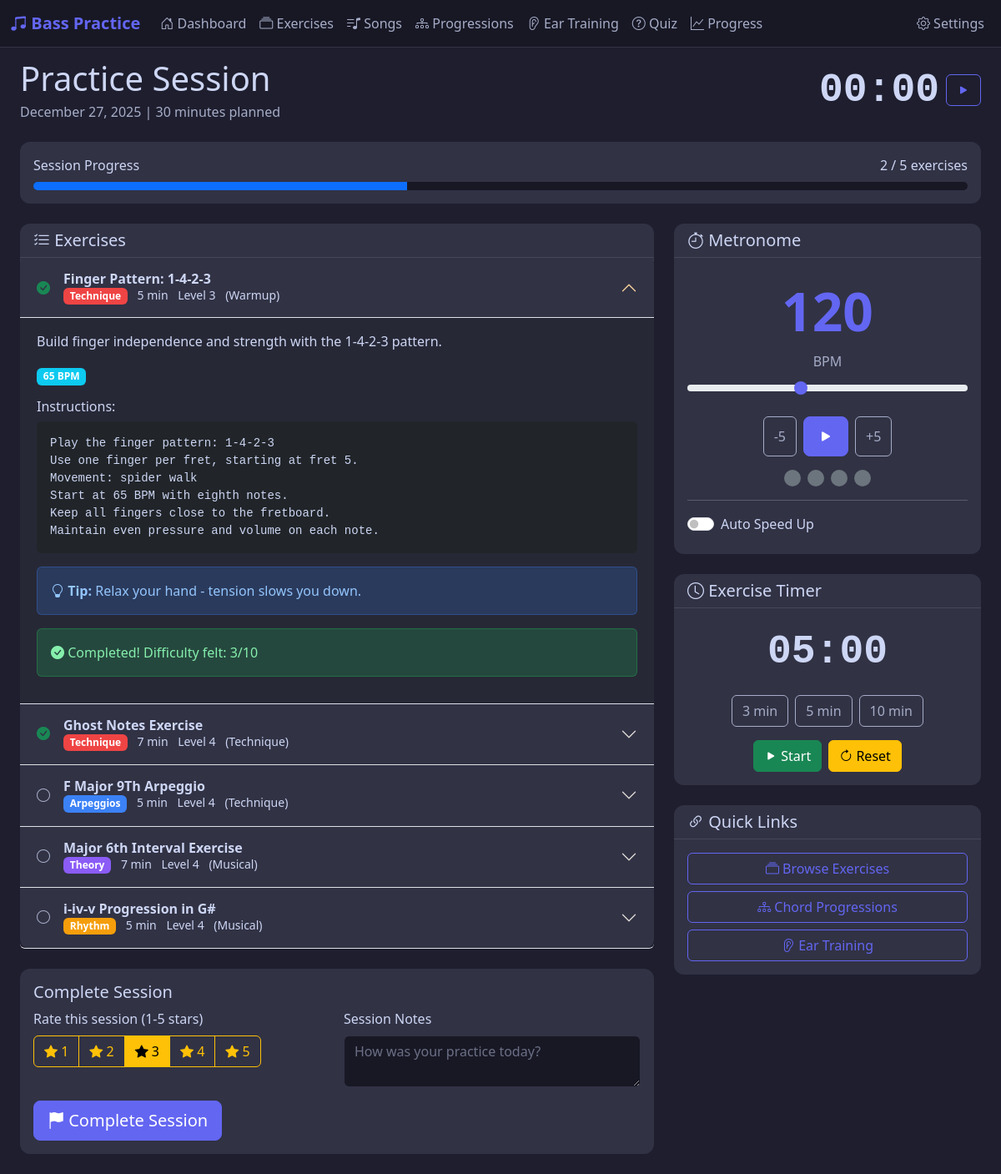
Before: /practice/1 with the older database file.
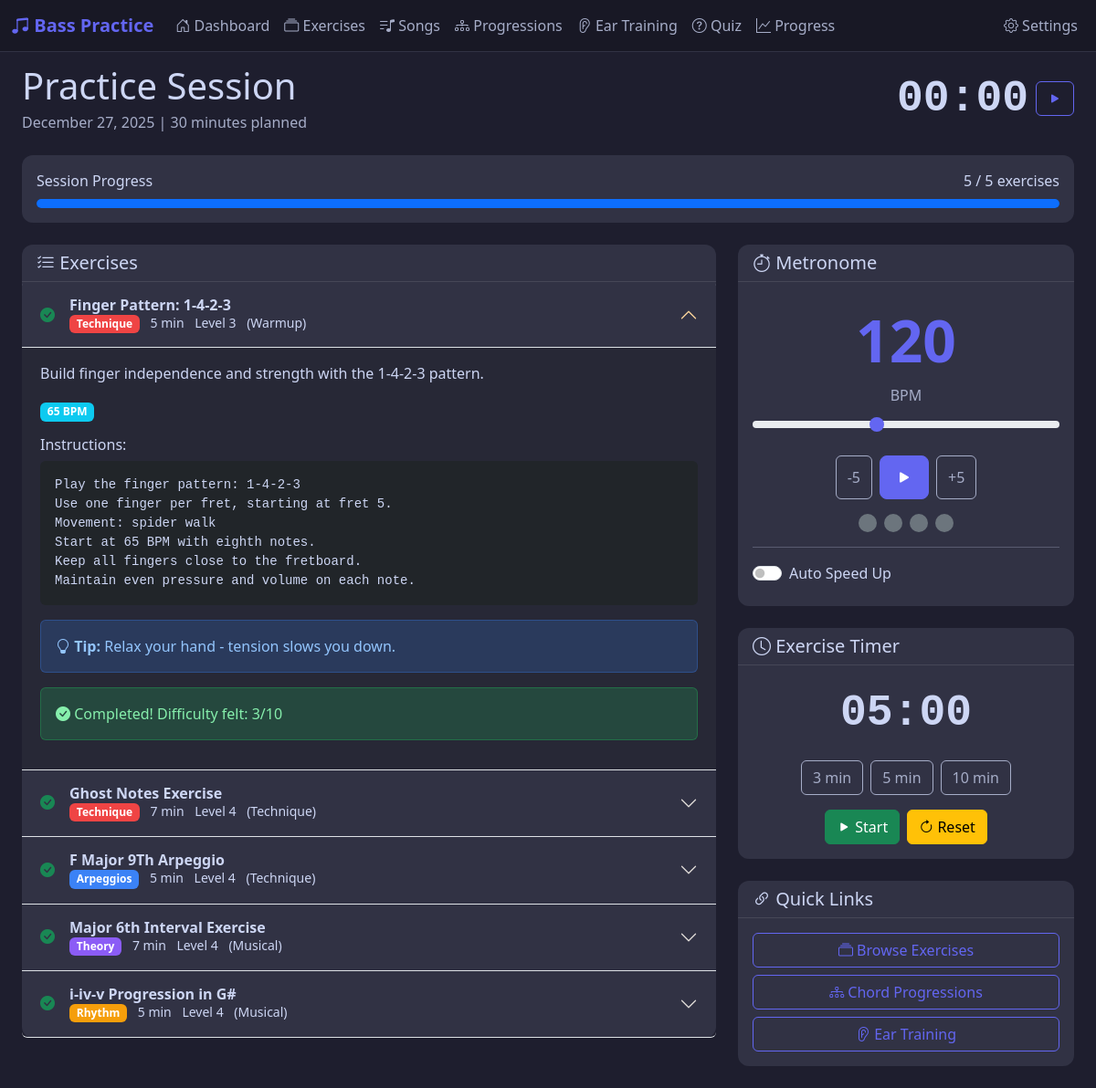
After: the same page with the newer database file.
### app/models.py (models this page shows, shortened)
class PracticeSession(db.Model):
    __tablename__ = 'practice_sessions'
    id = db.Column(db.Integer, primary_key=True)
    session_date = db.Column(db.Date, nullable=False, default=date.today)
    planned_duration = db.Column(db.Integer)  # minutes
    actual_duration = db.Column(db.Integer)  # minutes
    completed_exercises = db.Column(db.Integer, default=0)
    total_exercises = db.Column(db.Integer, default=0)
    session_notes = db.Column(db.Text)
    session_rating = db.Column(db.Integer)  # 1-5 stars
    is_completed = db.Column(db.Boolean, default=False)
    created_at = db.Column(db.DateTime, default=datetime.utcnow)
    exercises = db.relationship('SessionExercise', backref='session', lazy=True, cascade='all, delete-orphan')

class SessionExercise(db.Model):
    __tablename__ = 'session_exercises'
    id = db.Column(db.Integer, primary_key=True)
    session_id = db.Column(db.Integer, db.ForeignKey('practice_sessions.id'), nullable=False)
    exercise_id = db.Column(db.Integer, db.ForeignKey('exercises.id'), nullable=True)  # For static exercises
    dynamic_exercise_id = db.Column(db.Integer, db.ForeignKey('dynamic_exercises.id'), nullable=True)  # For dynamic
    order_index = db.Column(db.Integer, default=0)
    phase = db.Column(db.String(20))  # warmup, technique, musical, cooldown
    completed = db.Column(db.Boolean, default=False)
    planned_duration = db.Column(db.Integer)  # minutes
    actual_duration = db.Column(db.Integer)  # minutes
    difficulty_felt = db.Column(db.Integer)  # 1-10
    exercise_notes = db.Column(db.Text)
    @property
    def exercise_data(self):
        if self.dynamic_exercise:
            return self.dynamic_exercise
        return self.exercise

### app/routes.py (the view)
@main_bp.route('/practice/<int:session_id>')
def practice_session(session_id):
    session = PracticeSession.query.get_or_404(session_id)
    profile = UserProfile.query.first()
    session_exercises = SessionExercise.query.filter_by(
        session_id=session_id
    ).order_by(SessionExercise.order_index).all()
    return render_template('practice.html',
        session=session,
        session_exercises=session_exercises,
        profile=profile
    )

### app/templates/practice.html (shortened to what the changed rows need)
{% extends "base.html" %}
{% block content %}
<div class="container-fluid px-4">
    <div class="row mb-4">
        <div class="col-12">
            <div class="d-flex justify-content-between align-items-center">
                <div>
                    <h1 class="mb-1">Practice Session</h1>
                    <p class="text-secondary mb-0">
                        {{ session.session_date.strftime('%B %d, %Y') }} |
                        {{ session.planned_duration }} minutes planned
                    </p>
                </div>
            </div>
        </div>
    </div>
    <div class="row mb-4">
        <div class="col-12">
            <div class="card">
                <div class="card-body py-3">
                    <div class="d-flex justify-content-between mb-2">
                        <span>Session Progress</span>
                        <span id="progressText">{{ session.completed_exercises }} / {{ session.total_exercises }} exercises</span>
                    </div>
                    <div class="progress" style="height: 10px;">
                        {% set progress_pct = (session.completed_exercises / session.total_exercises * 100) if session.total_exercises > 0 else 0 %}
                        <div class="progress-bar bg-primary" id="progressBar" style="width: {{ progress_pct }}%"></div>
                    </div>
                </div>
            </div>
        </div>
    </div>
    <div class="row">
        <div class="col-lg-8 mb-4">
            <div class="card">
                <div class="card-body p-0">
                    <div class="accordion" id="exerciseAccordion">
                        {% for se in session_exercises %}
                            {% set ex = se.exercise_data %}
                            <div class="accordion-item bg-transparent border-0 border-bottom">
                                <h2 class="accordion-header">
                                    <button class="accordion-button {% if not loop.first %}collapsed{% endif %} bg-transparent text-light"
                                            type="button" data-bs-toggle="collapse"
                                            data-bs-target="#exercise{{ loop.index }}">
                                        <span class="me-3">
                                            {% if se.completed %}
                                                <i class="bi bi-check-circle-fill text-success"></i>
                                            {% else %}
                                                <i class="bi bi-circle text-secondary"></i>
                                            {% endif %}
                                        </span>
                                        <span class="flex-grow-1">
                                            <strong>{{ ex.title if ex else 'Exercise' }}</strong>
                                            <br>
                                            <small class="text-secondary">
                                                {% if ex %}
                                                <span class="badge badge-category badge-{{ ex.category }}">
                                                    {{ ex.category|capitalize }}
                                                </span>
                                                <span class="ms-2">{{ se.planned_duration }} min</span>
                                                <span class="ms-2">Level {{ ex.difficulty_level }}</span>
                                                {% if se.phase %}
                                                <span class="ms-2 text-capitalize">({{ se.phase }})</span>
                                                {% endif %}
                                                {% endif %}
                                            </small>
                                        </span>
                                    </button>
                                </h2>
                            </div>
                        {% endfor %}
                    </div>
                </div>
            </div>
            {% if not session.is_completed %}
                <div class="card mt-4">
                    <div class="card-body">
                        <h5>Complete Session</h5>
                        <form action="{{ url_for('main.complete_session', session_id=session.id) }}" method="POST">
                            <div class="row g-3">
                                <div class="col-md-6">
                                    <label class="form-label">Rate this session (1-5 stars)</label>
                                    <div class="btn-group" role="group">
                                        {% for i in range(1, 6) %}
                                            <label class="btn btn-outline-warning" for="rating{{ i }}">
                                                <i class="bi bi-star-fill"></i> {{ i }}
                                            </label>
                                        {% endfor %}
                                    </div>
                                </div>
                                <div class="col-md-6">
                                    <label class="form-label">Session Notes</label>
                                    <textarea class="form-control" name="notes" rows="2"
                                              placeholder="How was your practice today?"></textarea>
                                </div>
                            </div>
                            <button type="submit" class="btn btn-primary btn-lg mt-3">
                                <i class="bi bi-flag-fill"></i> Complete Session
                            </button>
                        </form>
                    </div>
                </div>
            {% endif %}
        </div>
    </div>
</div>
{% endblock %}

Changed rows visible on the page:
changed PracticeSession: completed_exercises "2" → "5"; is_completed False → True (drawn)
changed SessionExercise (number 3 of 5 on the later page): completed False → True (drawn)
changed SessionExercise (number 4 of 5 on the later page): completed False → True (drawn)
changed SessionExercise (number 5 of 5 on the later page): completed False → True (drawn)
Other visible differences:
{{ progress_pct }}: 40.0 → 100.0 (drawn)
text no longer shown: "Complete Session Rate this session (1-5 stars) Session Notes Complete Session"
list line gone: "1"
list line gone: "2"
list line gone: "3"
list line gone: "4"
list line gone: "5"
